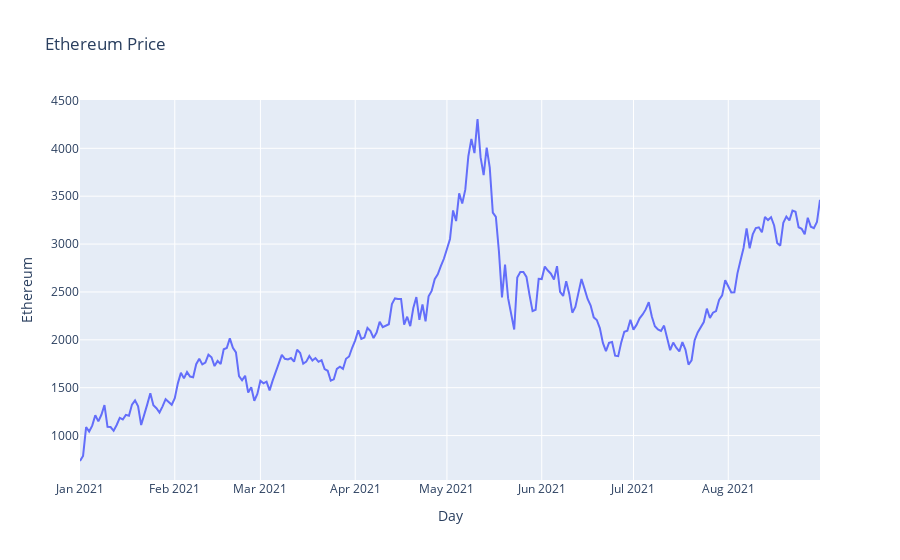

Notebook code for this chart:
### Code cell
eth_prices_chart = px.line(
    eth_prices,
    y="Ethereum",
    title="Ethereum Price",
)
eth_prices_chart

### Figure 1 — Plotly figure (JSON) as saved in the notebook; plotly's stock layout.template omitted (floating-point values rounded to 4 significant figures; data arrays with more than 128 entries replaced by an {"elided": "..."} marker saying what was removed)
{"data": [{"hovertemplate": "Day=%{x}<br>Ethereum=%{y}<extra></extra>", "legendgroup": "", "line": {"color": "#636efa", "dash": "solid"}, "marker": {"symbol": "circle"}, "mode": "lines", "name": "", "orientation": "v", "showlegend": false, "type": "scatter", "x": {"elided": "243 str values"}, "xaxis": "x", "y": {"elided": "243 float values"}, "yaxis": "y"}], "layout": {"autosize": true, "legend": {"tracegroupgap": 0}, "title": {"text": "Ethereum Price"}, "xaxis": {"anchor": "y", "autorange": true, "domain": [0, 1], "range": ["2021-01-01", "2021-08-31"], "title": {"text": "Day"}, "type": "date"}, "yaxis": {"anchor": "x", "autorange": true, "domain": [0, 1], "range": [536.2, 4504.0], "title": {"text": "Ethereum"}, "type": "linear"}}}
